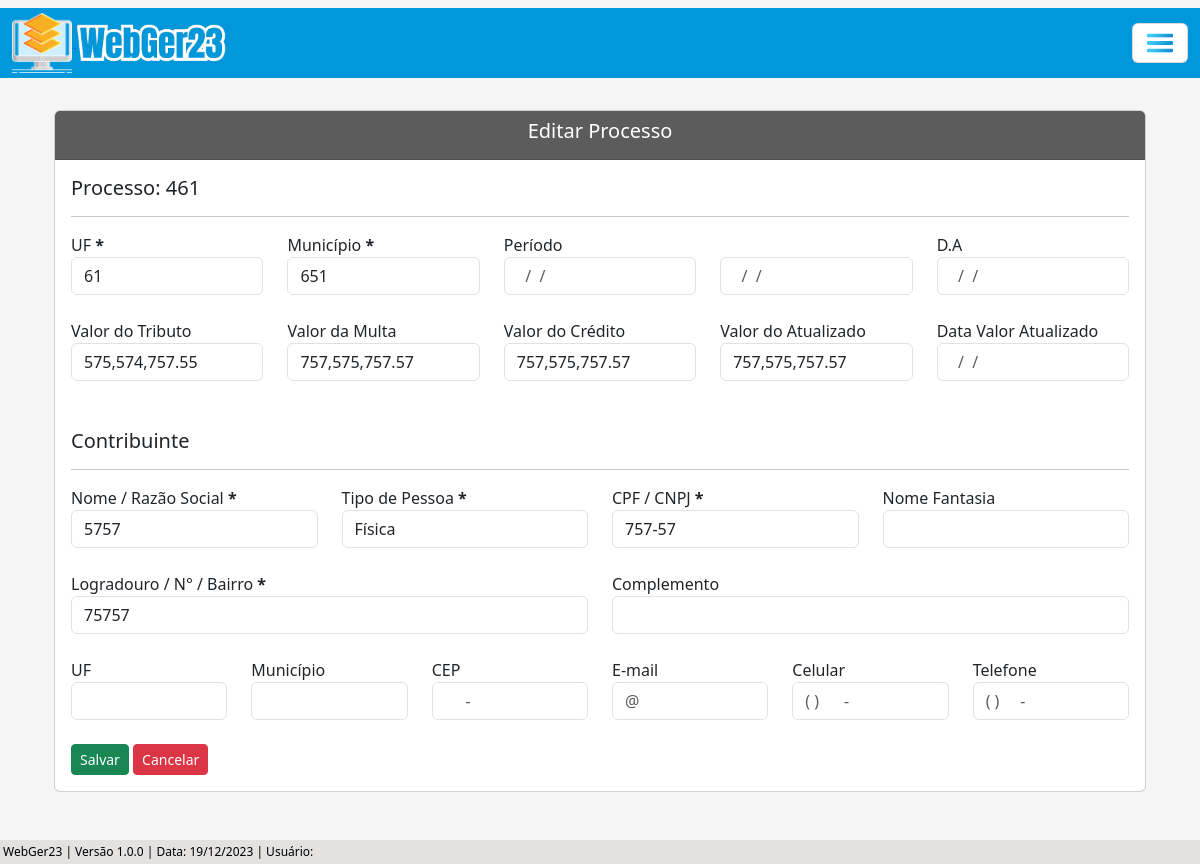
/editar/processo-adm-arquivado/1/, run on the app's committed database.
### processo/models.py (models this page shows, shortened)
class Base(models.Model): # Classe base, será herdada pelas outras classes - HERANÇA
    data_criacao = models.DateTimeField('data_criação', auto_now_add=True)
    usuario_criador = models.ForeignKey(get_user_model(), verbose_name='Usuário Criador', on_delete=models.SET_NULL, null=True)
    data_alteracao = models.DateTimeField('Alterado', auto_now=True)
    ativo = models.BooleanField('Ativo', default=True) # Ativo: 1 (True), Inativo: 0 (False)
    class Meta:  # Classe abstrata, não será instânciada.
        abstract = True

class ProcessoAdm(Base):
    tipo_pessoas = (
        ('Física', 'Física'), ('Jurídica', 'Jurídica'),
    )
    numero = models.CharField(unique=True, verbose_name='N°', max_length=10) # Número do processo
    municipio = models.CharField(max_length=50, verbose_name='Município') # Município
    uf = models.CharField(max_length=2) # UF
    data_inicial = models.DateField(blank=True, null=True) # Data Inicial do Período do processo
    data_final = models.DateField(blank=True, null=True) # Data final do Período do processo
    data_div_ativa = models.DateField(blank=True, null=True) # Data dívida ativa
    valor_atributo = models.CharField(max_length=14, blank=True, null=True)  # Valor do atributo
    valor_multa = models.CharField(max_length=14, blank=True, null=True) # Valor da multa
    valor_credito = models.CharField(max_length=14, blank=True, null=True) # Valor do crédito
    valor_atualizado = models.CharField(max_length=14, blank=True, null=True) # Valor do atualizado
    data_valor_atualizado = models.DateField(blank=True, null=True) # Data valor atualizado
    nome_contribuinte = models.CharField(max_length=50)  # Nome / Razão Social
    tipo_pessoa = models.CharField(max_length=50, choices=tipo_pessoas) # Física / Jurídica # Utiliza choices(escolhas) para selecionar o tipo de pessoas
    documento = models.CharField(max_length=20, verbose_name='CPF/CNPJ', unique=True) # CPF / CNPJ
    nome_fantasia = models.CharField(max_length=50, blank=True, null=True) # Nome Fantasia
    email = models.EmailField(max_length=50, blank=True, null=True) # E-mail
    endereco = models.CharField(max_length=150) # Rua
    complemento = models.CharField(max_length=50, blank=True, null=True) # Complemento
    municipio_contribuinte = models.CharField(max_length=50, blank=True, null=True) # Município Contribuinte
    uf_contribuinte = models.CharField(max_length=2, verbose_name='UF', blank=True, null=True) # UF Contribuinte
    cep = models.CharField(max_length=10, blank=True, null=True) # CEP
    telefone = models.CharField(max_length=20, blank=True, null=True) # Telefone
    celular = models.CharField(max_length=20, blank=True, null=True) # Celular

### processo/views.py (the view, shortened to what this page needs)
# urls.py: path('editar/processo-adm-arquivado/<int:pk>/', ProcessoAdmArquivadoUpdate.as_view(), name='proc-adm-arquivado-update'),
class ProcessoAdmArquivadoUpdate(UpdateView):
    model = ProcessoAdm
    template_name = 'processos/updates/processo_adm_arquivado_update.html'
    fields = ['ativo', 'municipio', 'uf', 'data_inicial', 'data_final', 'data_div_ativa', 'valor_atributo', 'valor_multa', 'valor_credito', 'valor_atualizado', 'data_valor_atualizado', 'nome_contribuinte', 'tipo_pessoa', 'documento', 'nome_fantasia', 'email', 'endereco', 'complemento', 'municipio_contribuinte', 'uf_contribuinte', 'cep', 'telefone', 'celular']
    success_url = reverse_lazy('proc-adm-arquivado-list')
    def get_context_data(self, **kwargs):
        processo_pk = self.kwargs.get('pk') # Pega a PK do processo através da URL
        context = super().get_context_data(**kwargs)
        context['dados_processo'] = ProcessoAdm.objects.filter(pk=processo_pk) # Filtra os dados do processo através da pk
        return context

### processo/templates/processos/updates/processo_adm_arquivado_update.html (shortened to what this page needs)
{% extends 'index.html' %}
{% load static %}
{% load widget_tweaks %}
{% block conteudo %}
    <div class="container p-4">
        <div class="card">
            <div class="card-header text-white" style="background-color: #5c5c5c;">
                <h5 style="text-align: center;">Editar Processo</h5>
            </div>
            <div class="card-body">
                <form action="" method="post" enctype="multipart/form-data">
                    {% for atributo in dados_processo %}
                        <h5>Processo: {{ atributo.numero }}</h5>
                    {% endfor %}
                    <hr>
                    <div class="row">
                        <div class="col">
                            <label for="uf">UF <b>*</b></label>
                            {% render_field form.uf class="form-control" id="uf"%}
                        </div>
                        <div class="col">
                            <label for="municipio">Município <b>*</b></label>
                            {% render_field form.municipio class="form-control" id="municipio"%}
                        </div>
                        <div class="col">
                            <label for="data_inicial">Período</label>
                            {% render_field form.data_inicial class="form-control" id="data_inicial" placeholder="  /  /    "%}
                        </div>
                        <div class="col">
                            {% render_field form.data_final class="form-control" id="data_final" placeholder="  /  /    "%}
                        </div>
                        <div class="col">
                            <label for="data_div_ativa">D.A</label>
                            {% render_field form.data_div_ativa class="form-control" id="data_div_ativa" placeholder="  /  /    "%}
                        </div>
                    </div>
                    <br>
                    <div class="row">
                        <div class="col">
                            <label for="valor_atributo">Valor do Tributo</label>
                            {% render_field form.valor_atributo class="mask-money form-control" placeholder="R$"  id="valor_atributo" autocomplete="off"%}
                        </div>
                        <div class="col">
                            <label for="valor_multa">Valor da Multa</label>
                            {% render_field form.valor_multa class="form-control" placeholder="R$" id="valor_multa" autocomplete="off"%}
                        </div>
                        <div class="col">
                            <label for="valor_credito">Valor do Crédito</label>
                            {% render_field form.valor_credito class="form-control" placeholder="R$" id="valor_credito" autocomplete="off"%}
                        </div>
                        <div class="col">
                            <label for="valor_atualizado">Valor do Atualizado</label>
                            {% render_field form.valor_atualizado class="form-control" placeholder="R$" id="valor_atualizado" autocomplete="off"%}
                        </div>
                        <div class="col">
                            <label for="data_valor_atualizado">Data Valor Atualizado</label>
                            {% render_field form.data_valor_atualizado class="form-control" id="data_valor_atualizado" placeholder="  /  /    "%}
                        </div>
                    </div>
                    <br><br>
                    <h5>Contribuinte</h5>
                    <hr>
                    <div class="row">
                        <div class="col">
                            <label for="nome_contribuinte">Nome / Razão Social <b>*</b></label>
                            {% render_field form.nome_contribuinte class="form-control" id="nome_contribuinte" autocomplete="off"%}
                        </div>
                        <div class="col">
                            <label for="tipo_pessoa">Tipo de Pessoa <b>*</b></label>
                            {% render_field form.tipo_pessoa class="form-control" id="tipo_pessoa" autocomplete="off"%}
                        </div>
                        <div class="col">
                            <label for="documento">CPF / CNPJ <b>*</b></label>
                            {% render_field form.documento class="form-control" id="documento" autocomplete="off"%}
                        </div>
                        <div class="col">
                            <label for="nome_fantasia">Nome Fantasia</label>
                            {% render_field form.nome_fantasia class="form-control" id="nome_fantasia" autocomplete="off"%}
                        </div>
                    </div>
                    <br>
                    <div class="row">
                        <div class="col">
                            <label for="endereco">Logradouro / N° / Bairro <b>*</b></label>
                            {% render_field form.endereco class="form-control" id="endereco" autocomplete="off"%}
                        </div>
                        <div class="col">
                            <label for="complemento">Complemento</label>
                            {% render_field form.complemento class="form-control" id="complemento" autocomplete="off"%}
                        </div>
                    </div>
                    <br>
                    <div class="row">
                        <div class="col">
                            <label for="uf_contribuinte">UF</label>
                            {% render_field form.uf_contribuinte class="form-control" id="uf_contribuinte" autocomplete="off"%}
                        </div>
                        <div class="col">
                            <label for="municipio_contribuinte">Município</label>
                            {% render_field form.municipio_contribuinte class="form-control" id="municipio_contribuinte" autocomplete="off"%}
                        </div>
                        <div class="col">
                            <label for="cep">CEP</label>
                            {% render_field form.cep class="form-control" placeholder="     -   " id="cep" autocomplete="off"%}
                        </div>
                        <div class="col">
                            <label for="email">E-mail</label>
                            {% render_field form.email class="form-control" placeholder="@" id="email" autocomplete="off" autocomplete="off"%}
                        </div>
                        <div class="col">
                            <label for="celular">Celular</label>
                            {% render_field form.celular class="form-control" placeholder="( )      -    " id="celular" autocomplete="off"%}
                        </div>
                        <div class="col">
                            <label for="telefone">Telefone</label>
                            {% render_field form.telefone class="form-control" placeholder="( )     -    " id="telefone" autocomplete="off"%}
                        </div>
                    </div>
                    <br>
                    <button type="submit" class="btn btn-success btn-sm">Salvar</button>
                    <a href="{% url 'proc-adm-arquivado-list' %}" class="btn btn-danger btn-sm">Cancelar</a>
                </form>
            </div>
        </div>
    </div>
    <br><br>
{% endblock %}

### core/static/css/estilos.css (style rules this page uses)
body { background-color: whitesmoke; margin: 0; padding: 0; display: flex; flex-direction: column; min-height: 100vh; position: relative; }

### data on the page
ProcessoAdm: numero "461", uf "61", municipio "651", valor_atributo "575,574,757.55", valor_multa "757,575,757.57", valor_credito "757,575,757.57", valor_atualizado "757,575,757.57", nome_contribuinte "5757", tipo_pessoa "Física", documento "757-57", endereco "75757"
